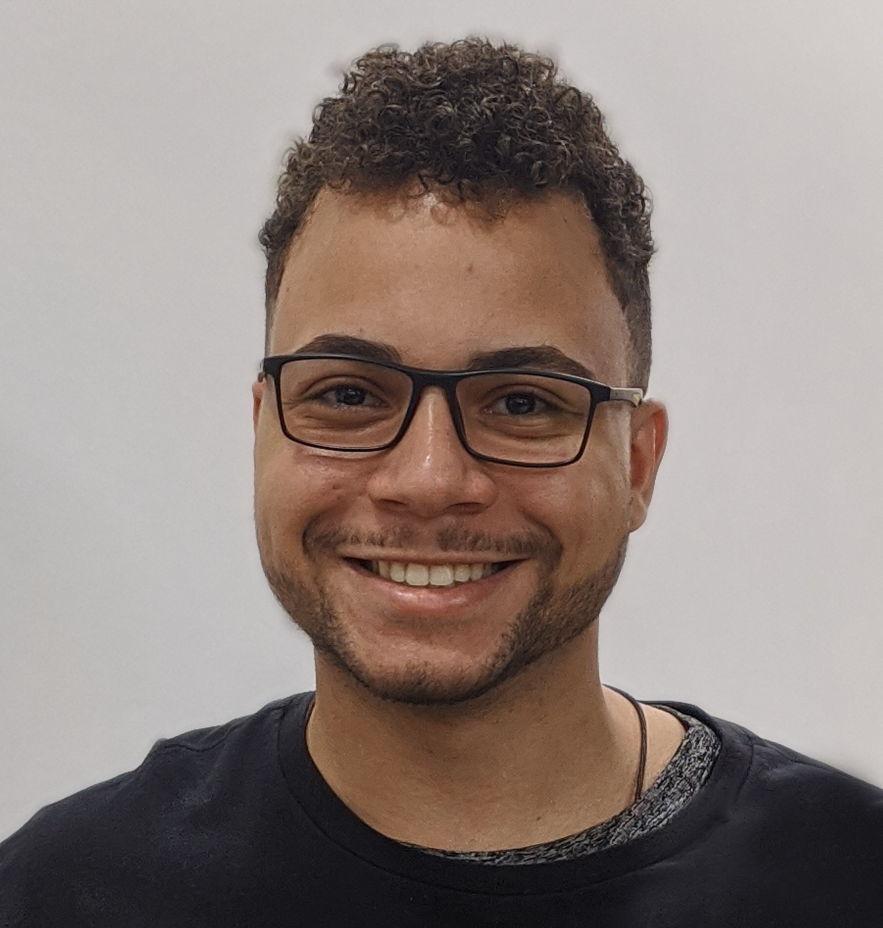
#> input picture data/becelli.png, 1765 x 1856 px (shown at 1/2 size)
$ jupyter execute --allow-errors eigenfaces.ipynb
#> lines starting #> are read from the running program, lines starting #| are printed output that depends on the picture
[cell 1]
import scipy.io as io
import numpy as np
import matplotlib.pyplot as plt
from PIL import Image

#> (a cell that did not finish here is left out)

#> (a cell that did not finish here is left out)

#> (a cell that did not finish here is left out)

#> (a cell that did not finish here is left out)

#> (a cell that did not finish here is left out)

#> (a cell that did not finish here is left out)

[cell 8]
fig, (ax1, ax2) = plt.subplots(1, 2)
#> (the rest of this cell did not finish here and is left out)

#> (a cell that did not finish here is left out)

[cell 10]
im = Image.open('../data/becelli.png').convert('L')
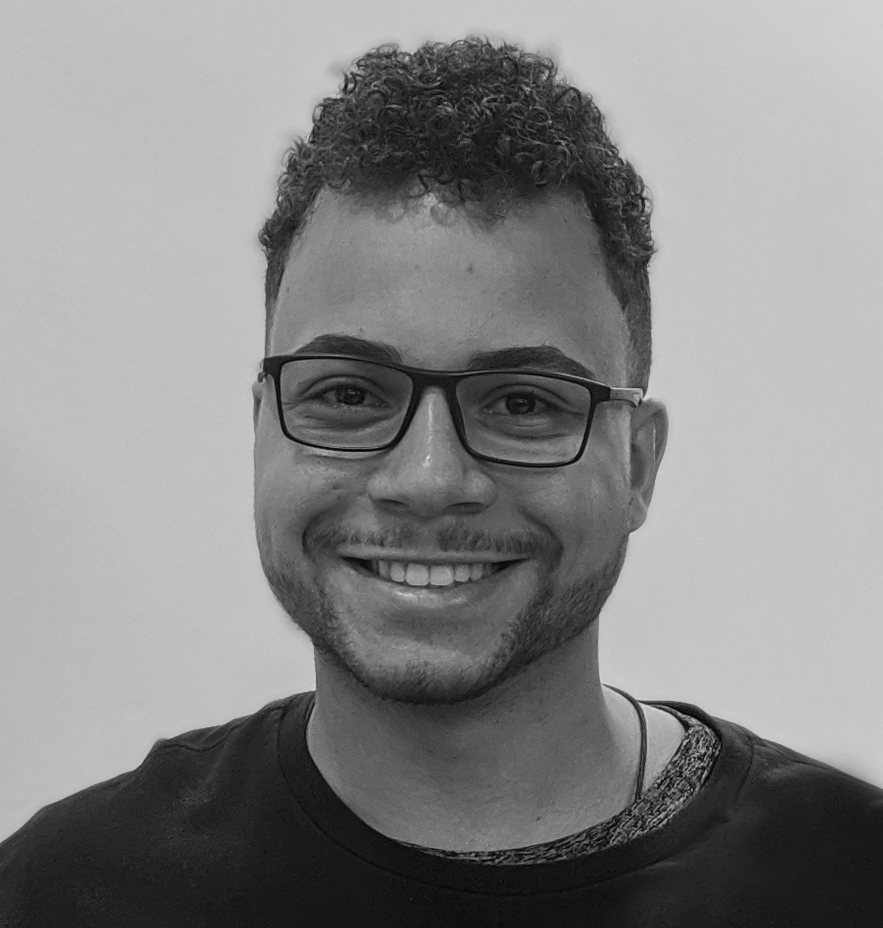
#> im: PIL image 1765x1856 L (shown at 1/2 size); min 0, max 236, mean 134.1
# resize 1/6
im = im.resize((168, 192))
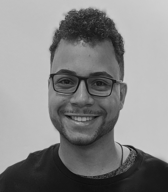
#> im: PIL image 168x192 L; min 10, max 209, mean 134.1
print(im.size)
#| (168, 192)
im

$ run again, with data/bidu.jpeg saved as data/becelli.png
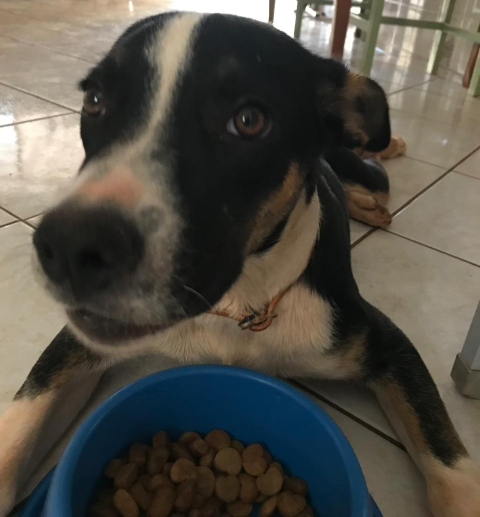
#> input picture data/bidu.jpeg, 960 x 1034 px (shown at 1/2 size)
#> `im = Image.open('../data/becelli.png').convert('L')`:
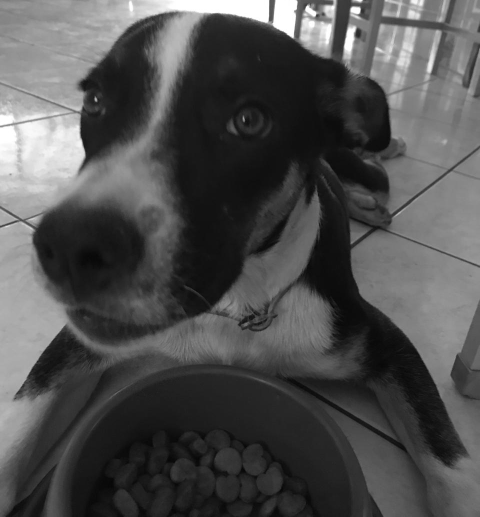
#> im: PIL image 960x1034 L (shown at 1/2 size); min 3, max 255, mean 79.6
#> `im = im.resize((168, 192))`:
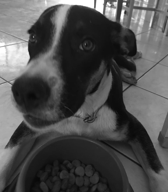
#> im: PIL image 168x192 L; min 7, max 255, mean 79.6
#| (168, 192)

$ run again, with data/salem.jpeg saved as data/becelli.png
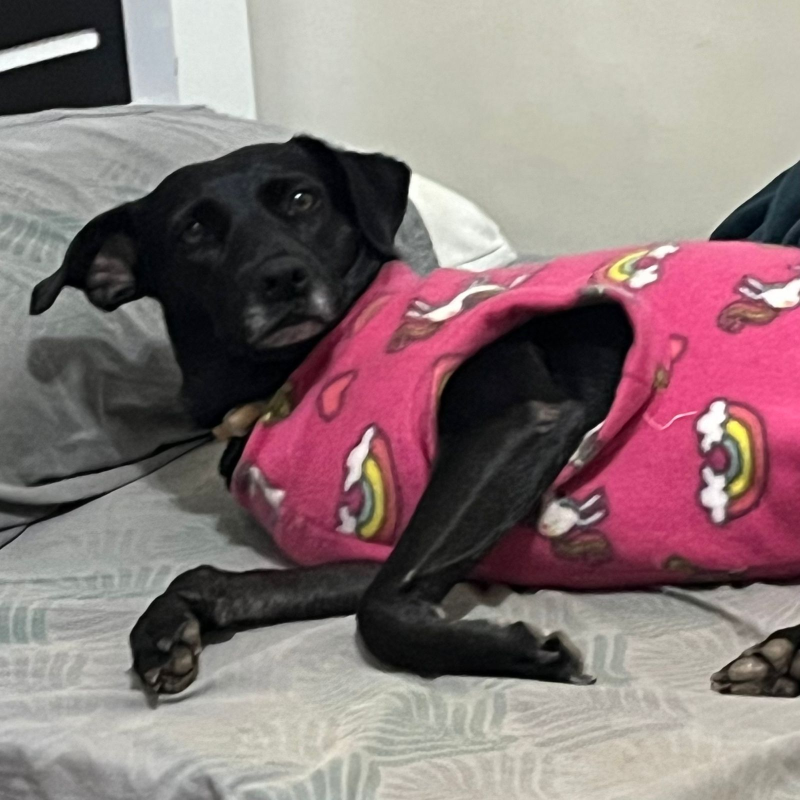
#> input picture data/salem.jpeg, 1600 x 1600 px (shown at 1/2 size)
#> `im = Image.open('../data/becelli.png').convert('L')`:
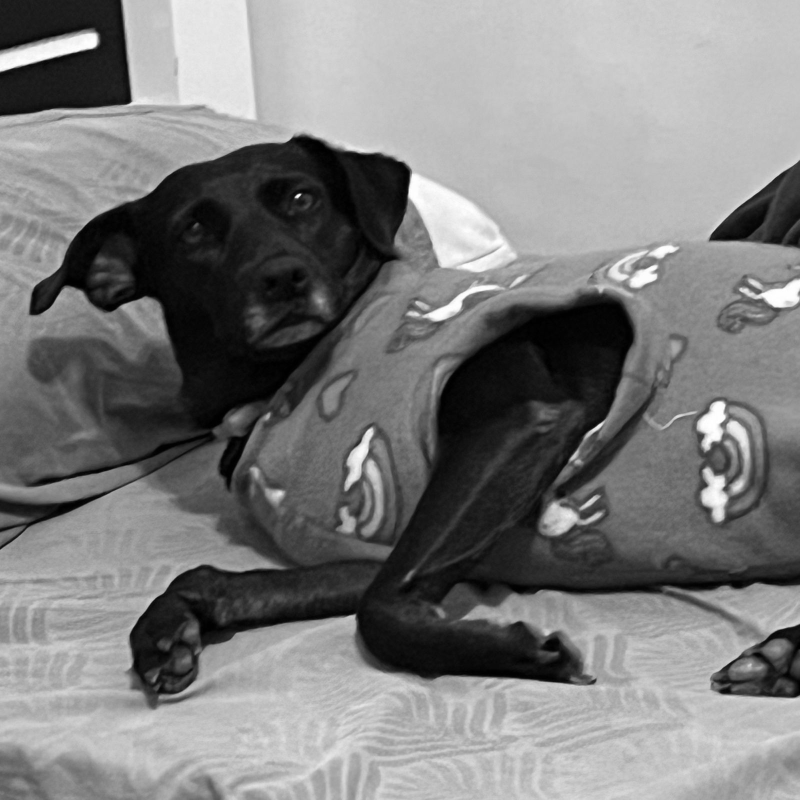
#> im: PIL image 1600x1600 L (shown at 1/2 size); min 0, max 255, mean 124.4
#> `im = im.resize((168, 192))`:
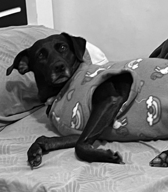
#> im: PIL image 168x192 L; min 0, max 255, mean 124.4
#| (168, 192)
